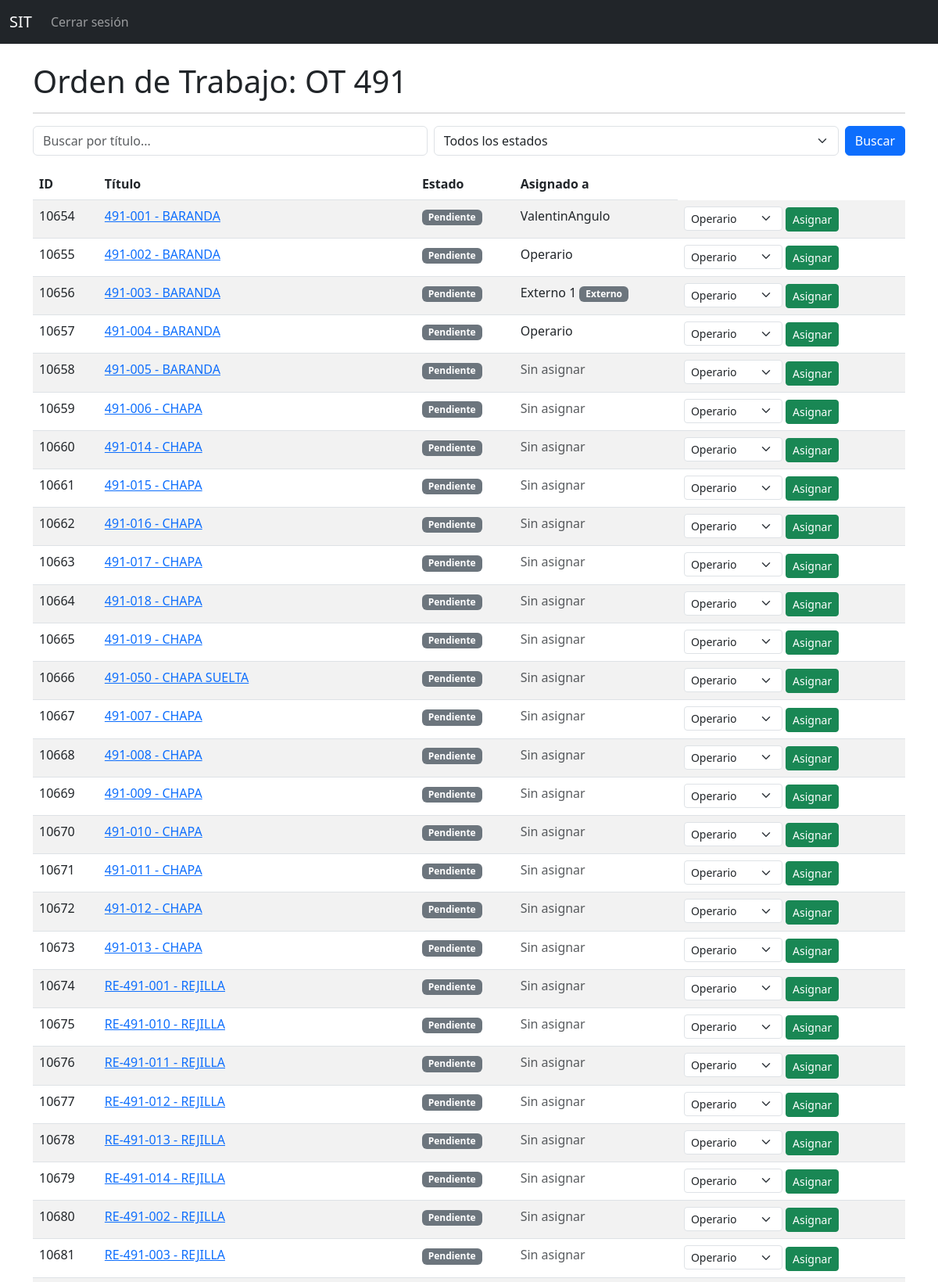
The app's page /ordenes/28/ (signed in, upper part) with its own data.
### tareas_app/models.py (models this page shows, shortened)
class OrdenDeTrabajo(models.Model):
    nombre = models.CharField(max_length=200)
    descripcion = models.TextField(blank=True)
    archivo_excel = models.FileField(upload_to='ordenes_excel/', blank=True, null=True)
    fecha_creacion = models.DateTimeField(auto_now_add=True)
    creada_por = models.ForeignKey(Empleado, null=True, blank=True, on_delete=models.SET_NULL)

class Tarea(models.Model):
    titulo = models.CharField(max_length=100)
    descripcion = models.TextField()
    asignado_a = models.ForeignKey(Empleado, on_delete=models.SET_NULL, null=True, blank=True, related_name="tareas_asignadas")
    creada_por = models.ForeignKey(Empleado, null=True, blank=True, on_delete=models.SET_NULL)
    fecha_creacion = models.DateTimeField(auto_now_add=True)
    plano = models.ImageField(upload_to='planos/', null=True, blank=True)
    estado = models.CharField(max_length=20, choices=ESTADOS, default='pendiente')
    orden = models.ForeignKey(OrdenDeTrabajo, related_name='tareas', on_delete=models.CASCADE, null=True, blank=True)
    estructura = models.CharField(max_length=100, blank=True)
    plano_codigo = models.CharField(max_length=50, blank=True)
    posicion = models.CharField(max_length=50, blank=True)
    denominacion = models.CharField(max_length=100, blank=True)
    cantidad = models.IntegerField(null=True, blank=True)
    peso_unitario = models.FloatField(null=True, blank=True)
    peso_total = models.FloatField(null=True, blank=True)
    agente_externo = models.ForeignKey(AgenteExterno, null=True, blank=True, on_delete=models.SET_NULL)

class Empleado(models.Model):
    usuario = models.OneToOneField(User, on_delete=models.CASCADE, null=True, blank=True)
    nombre = models.CharField(max_length=100)
    perfil = models.CharField(max_length=50, choices=PERFILES)
    es_externo = models.BooleanField(default=False)

class AgenteExterno(models.Model):
    nombre = models.CharField(max_length=100)
    empresa = models.CharField(max_length=100, blank=True, null=True)
    contacto = models.CharField(max_length=100, blank=True, null=True)
    activo = models.BooleanField(default=True)

### tareas_app/views.py (the view, shortened to what this page needs)
# urls.py: path('ordenes/<int:orden_id>/', views.detalle_orden_trabajo, name='detalle_orden_trabajo'),
@login_required
def detalle_orden_trabajo(request, orden_id):
    orden = get_object_or_404(OrdenDeTrabajo, id=orden_id)
    empleado = Empleado.objects.get(usuario=request.user)
    tipo = None
    if not puede_ver_avances(empleado):
        return HttpResponseForbidden("No tenés acceso a esta orden.")
    if request.method == 'POST' and puede_asignar(empleado):
        tarea_id = request.POST.get('tarea_id')
        tipo = request.POST.get('tipo_asignacion')
        tarea = get_object_or_404(orden.tareas, id=tarea_id)
    tareas = orden.tareas.all()
    if empleado.perfil == 'calidad':
        tareas = tareas.filter(estado='en_revision')
    busqueda = request.GET.get('q', '')
    if busqueda:
        tareas = tareas.filter(titulo__icontains=busqueda)
    estado = request.GET.get('estado', '')
    if estado:
        tareas = tareas.filter(estado=estado)
    paginator = Paginator(tareas, 100)
    page_number = request.GET.get('page')
    page_obj = paginator.get_page(page_number)
    operarios = Empleado.objects.filter(perfil__in=['armador', 'soldador', 'pintor', 'corte'])
    agentes_externos = AgenteExterno.objects.filter(activo=True)
    es_admin = empleado.perfil == 'administrador'
    es_produccion = empleado.perfil == 'produccion'
    puede_asignar_valor = es_admin or es_produccion
    return render(request, 'tareas/detalle_orden_trabajo.html', {
        'orden': orden,
        'tareas': page_obj,
        'operarios': operarios,
        'perfil_usuario': empleado.perfil,
        'busqueda': busqueda,
        'estado_seleccionado': estado,
        'puede_asignar': puede_asignar_valor,
        'agentes_externos': agentes_externos,
    })

### tareas_app/views.py (called while the page is built)
def puede_ver_avances(empleado):
    return empleado.perfil in ['administrador', 'ppc', 'produccion', 'calidad', 'despacho', 'ingenieria', 'rrhh']

### templates/tareas/detalle_orden_trabajo.html (shortened to what this page needs)
{% extends "base.html" %}
{% block content %}
<h1>Orden de Trabajo: {{ orden.nombre }}</h1>
<hr>
<form method="get" class="d-flex mb-3">
    <input type="text" name="q" placeholder="Buscar por título..." class="form-control me-2" value="{{ busqueda }}">
    <select name="estado" class="form-select me-2" onchange="this.form.submit()">
        <option value="">Todos los estados</option>
    </select>
    <button type="submit" class="btn btn-primary">Buscar</button>
</form>
<table class="table table-striped">
    <thead>
        <tr>
            <th>ID</th>
            <th>Título</th>
            <th>Estado</th>
            <th>Asignado a</th>
        </tr>
    </thead>
    <tbody>
        {% for tarea in tareas %}
        <tr>
            <td>{{ tarea.id }}</td>
            <td>
                <a href="{% url 'detalle_tarea' tarea.id %}">
                {{ tarea.titulo }}
                </a>
            </td>
            <td>
                <span class="badge
                    {% if tarea.estado == 'pendiente' %} bg-secondary
                    {% elif tarea.estado == 'en_progreso' %} bg-primary
                    {% elif tarea.estado == 'en_revision' %} bg-warning
                    {% elif tarea.estado == 'finalizada' %} bg-success
                    {% elif tarea.estado == 'rechazada' %} bg-danger
                    {% endif %}">
                    {{ tarea.estado|title }}
                </span>
            </td>
            <td>
{% if tarea.asignado_a %}
    {{ tarea.asignado_a.usuario.username }}
{% elif tarea.agente_externo %}
    {{ tarea.agente_externo.nombre }} <span class="badge bg-secondary">Externo</span>
{% else %}
    <span class="text-muted">Sin asignar</span>
{% endif %}
            </td>
            {% if puede_asignar %}
<td>
<form method="post" style="display:inline;">
<select name="asignado_id" id="asignado_id{{ tarea.id }}"
        class="form-select form-select-sm d-inline w-auto"
        onchange="checkTercerizado(this, '{{ tarea.id }}')">
    {% for operario in operarios %}
        <option value="{{ operario.id }}" {% if tarea.asignado_a == operario %}selected{% endif %}>
            {{ operario.usuario.username }}
        </option>
    {% endfor %}
</select>
  <button type="submit" class="btn btn-sm btn-success">Asignar</button>
</form>
</td>
            {% endif %}
        </tr>
        {% empty %}
        <tr>
            <td colspan="5">No hay tareas para mostrar.</td>
        </tr>
        {% endfor %}
    </tbody>
</table>
{% endblock %}

### records on screen
OrdenDeTrabajo: nombre "OT 491"
Tarea: id "10654", titulo "491-001 - BARANDA", estado "Pendiente", asignado_a.usuario.username "ValentinAngulo"
Tarea: id "10655", titulo "491-002 - BARANDA", estado "Pendiente", asignado_a.usuario.username "Operario", asignado_id "Operario"
Tarea: id "10656", titulo "491-003 - BARANDA", estado "Pendiente", agente_externo.nombre "Externo 1"
Tarea: id "10657", titulo "491-004 - BARANDA", estado "Pendiente", asignado_a.usuario.username "Operario", asignado_id "Operario"
Tarea: id "10658", titulo "491-005 - BARANDA", estado "Pendiente", shows "Sin asignar"
Tarea: id "10659", titulo "491-006 - CHAPA", estado "Pendiente", shows "Sin asignar"
Tarea: id "10660", titulo "491-014 - CHAPA", estado "Pendiente", shows "Sin asignar"
Tarea: id "10661", titulo "491-015 - CHAPA", estado "Pendiente", shows "Sin asignar"
Tarea: id "10662", titulo "491-016 - CHAPA", estado "Pendiente", shows "Sin asignar"
Tarea: id "10663", titulo "491-017 - CHAPA", estado "Pendiente", shows "Sin asignar"
Tarea: id "10664", titulo "491-018 - CHAPA", estado "Pendiente", shows "Sin asignar"
Tarea: id "10665", titulo "491-019 - CHAPA", estado "Pendiente", shows "Sin asignar"
Tarea: id "10666", titulo "491-050 - CHAPA SUELTA", estado "Pendiente", shows "Sin asignar"
Tarea: id "10667", titulo "491-007 - CHAPA", estado "Pendiente", shows "Sin asignar"
Tarea: id "10668", titulo "491-008 - CHAPA", estado "Pendiente", shows "Sin asignar"
Tarea: id "10669", titulo "491-009 - CHAPA", estado "Pendiente", shows "Sin asignar"
Tarea: id "10670", titulo "491-010 - CHAPA", estado "Pendiente", shows "Sin asignar"
Tarea: id "10671", titulo "491-011 - CHAPA", estado "Pendiente", shows "Sin asignar"
Tarea: id "10672", titulo "491-012 - CHAPA", estado "Pendiente", shows "Sin asignar"
Tarea: id "10673", titulo "491-013 - CHAPA", estado "Pendiente", shows "Sin asignar"
Tarea: id "10674", titulo "RE-491-001 - REJILLA", estado "Pendiente", shows "Sin asignar"
Tarea: id "10675", titulo "RE-491-010 - REJILLA", estado "Pendiente", shows "Sin asignar"
Tarea: id "10676", titulo "RE-491-011 - REJILLA", estado "Pendiente", shows "Sin asignar"
Tarea: id "10677", titulo "RE-491-012 - REJILLA", estado "Pendiente", shows "Sin asignar"
Tarea: id "10678", titulo "RE-491-013 - REJILLA", estado "Pendiente", shows "Sin asignar"
Tarea: id "10679", titulo "RE-491-014 - REJILLA", estado "Pendiente", shows "Sin asignar"
Tarea: id "10680", titulo "RE-491-002 - REJILLA", estado "Pendiente", shows "Sin asignar"
Tarea: id "10681", titulo "RE-491-003 - REJILLA", estado "Pendiente", shows "Sin asignar"

### other values on screen
form field asignado_id "Operario"
